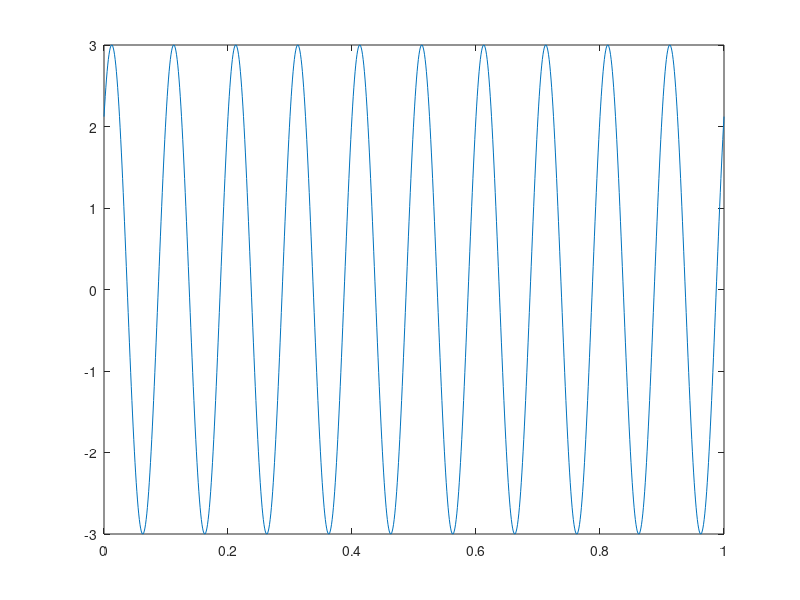

Here is the MATLAB script that generated this plot:
%Ejercicio1 apartado a
%oscarhernandez_70918137Y_sesion2
A = 3;
f = 10;
fase = pi/4;
t = 0:0.001:1;
f=A*sin(2*pi*f*t+fase);
plot(t,f);